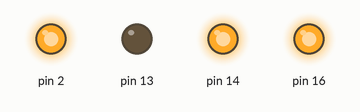
Recording of a sketch running on a simulated Arduino Uno, built with avr-gcc and run on an emulated ATmega328P. Shown: output pins drawn as LEDs (lit = HIGH).

Above: at 0.5 s.
At 3.5 s:
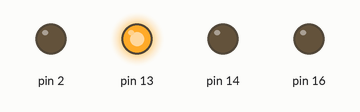
Timing chart, 0 to 4.6 s (numbered marks = the images above):
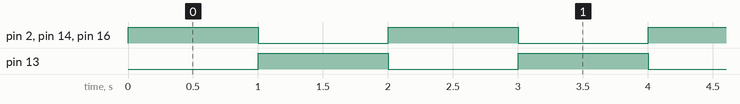

Measured:
- by itself, pin 2, pin 13, pin 14, pin 16: alternates HIGH for 1.0 s and LOW for 1.0 s

The sketch:

As_2.ino
```cpp
void setup() {
  // put your setup code here, to run once:
  pinMode(2, OUTPUT);
  pinMode(13, OUTPUT);
  pinMode(14, OUTPUT);
  pinMode(16, OUTPUT);
}

void loop() {
  // put your main code here, to run repeatedly:
  digitalWrite(2, 1);
  digitalWrite(13, LOW);
  digitalWrite(14, HIGH);
  digitalWrite(15, HIGH);
  digitalWrite(16, HIGH);
  delay(1000);
  digitalWrite(2, 0);
  digitalWrite(13, HIGH);
  digitalWrite(14, LOW);
  digitalWrite(15, LOW);
  digitalWrite(16, LOW);
  delay(1000);
}
```
